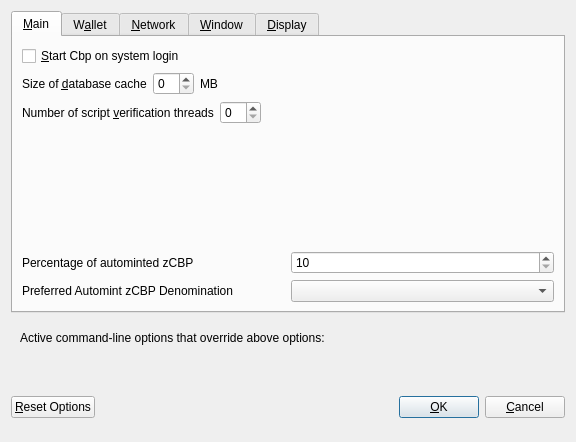
<?xml version="1.0" encoding="UTF-8"?>
<ui version="4.0">
 <class>OptionsDialog</class>
 <widget class="QDialog" name="OptionsDialog">
  <property name="geometry">
   <rect>
    <x>0</x>
    <y>0</y>
    <width>576</width>
    <height>442</height>
   </rect>
  </property>
  <property name="windowTitle">
   <string>Options</string>
  </property>
  <property name="modal">
   <bool>true</bool>
  </property>
  <layout class="QVBoxLayout" name="verticalLayout">
   <item>
    <widget class="QTabWidget" name="tabWidget">
     <property name="currentIndex">
      <number>0</number>
     </property>
     <widget class="QWidget" name="tabMain">
      <attribute name="title">
       <string>&amp;Main</string>
      </attribute>
      <layout class="QVBoxLayout" name="verticalLayout_Main">
       <item>
        <widget class="QCheckBox" name="bitcoinAtStartup">
         <property name="toolTip">
          <string>Automatically start Cbp after logging in to the system.</string>
         </property>
         <property name="text">
          <string>&amp;Start Cbp on system login</string>
         </property>
        </widget>
       </item>
       <item>
        <layout class="QHBoxLayout" name="horizontalLayout_2_Main">
         <item>
          <widget class="QLabel" name="databaseCacheLabel">
           <property name="text">
            <string>Size of &amp;database cache</string>
           </property>
           <property name="textFormat">
            <enum>Qt::PlainText</enum>
           </property>
           <property name="buddy">
            <cstring>databaseCache</cstring>
           </property>
          </widget>
         </item>
         <item>
          <widget class="QSpinBox" name="databaseCache"/>
         </item>
         <item>
          <widget class="QLabel" name="databaseCacheUnitLabel">
           <property name="text">
            <string>MB</string>
           </property>
           <property name="textFormat">
            <enum>Qt::PlainText</enum>
           </property>
          </widget>
         </item>
         <item>
          <spacer name="horizontalSpacer_2_Main">
           <property name="orientation">
            <enum>Qt::Horizontal</enum>
           </property>
           <property name="sizeHint" stdset="0">
            <size>
             <width>40</width>
             <height>20</height>
            </size>
           </property>
          </spacer>
         </item>
        </layout>
       </item>
       <item>
        <layout class="QHBoxLayout" name="horizontalLayout_3_Main">
         <item>
          <widget class="QLabel" name="threadsScriptVerifLabel">
           <property name="text">
            <string>Number of script &amp;verification threads</string>
           </property>
           <property name="textFormat">
            <enum>Qt::PlainText</enum>
           </property>
           <property name="buddy">
            <cstring>threadsScriptVerif</cstring>
           </property>
          </widget>
         </item>
         <item>
          <widget class="QSpinBox" name="threadsScriptVerif">
           <property name="toolTip">
            <string>(0 = auto, &lt;0 = leave that many cores free)</string>
           </property>
          </widget>
         </item>
         <item>
          <spacer name="horizontalSpacer_3_Main">
           <property name="orientation">
            <enum>Qt::Horizontal</enum>
           </property>
           <property name="sizeHint" stdset="0">
            <size>
             <width>40</width>
             <height>20</height>
            </size>
           </property>
          </spacer>
         </item>
        </layout>
       </item>
       <item>
        <spacer name="verticalSpacer_2">
         <property name="orientation">
          <enum>Qt::Vertical</enum>
         </property>
         <property name="sizeHint" stdset="0">
          <size>
           <width>20</width>
           <height>40</height>
          </size>
         </property>
        </spacer>
       </item>
       <item>
        <layout class="QHBoxLayout" name="horizontalLayout_3">
         <item>
          <widget class="QLabel" name="percentage_label">
           <property name="toolTip">
            <string>Percentage of incoming CBP which get automatically converted to zCBP via Zerocoin Protocol (min: 10%)</string>
           </property>
           <property name="text">
            <string>Percentage of autominted zCBP</string>
           </property>
          </widget>
         </item>
         <item>
          <widget class="QSpinBox" name="zeromintPercentage">
           <property name="minimum">
            <number>10</number>
           </property>
           <property name="maximum">
            <number>100</number>
           </property>
          </widget>
         </item>
        </layout>
       </item>
       <item>
        <layout class="QHBoxLayout" name="horizontalLayout" stretch="0,0">
         <property name="sizeConstraint">
          <enum>QLayout::SetFixedSize</enum>
         </property>
         <item>
          <widget class="QLabel" name="labelPreferredDenom">
           <property name="maximumSize">
            <size>
             <width>16777215</width>
             <height>16777215</height>
            </size>
           </property>
           <property name="toolTip">
            <string>Wait with automatic conversion to Zerocoin until enough CBP for this denomination is available</string>
           </property>
           <property name="text">
            <string>Preferred Automint zCBP Denomination</string>
           </property>
          </widget>
         </item>
         <item>
          <widget class="QComboBox" name="preferredDenom">
           <property name="maximumSize">
            <size>
             <width>16777215</width>
             <height>27</height>
            </size>
           </property>
           <property name="toolTip">
            <string>Wait with automatic conversion to Zerocoin until enough CBP for this denomination is available</string>
           </property>
           <property name="maxVisibleItems">
            <number>9</number>
           </property>
           <property name="maxCount">
            <number>9</number>
           </property>
          </widget>
         </item>
        </layout>
       </item>
      </layout>
     </widget>
     <widget class="QWidget" name="tabWallet">
      <attribute name="title">
       <string>W&amp;allet</string>
      </attribute>
      <layout class="QVBoxLayout" name="verticalLayout_Wallet">
       <item>
        <widget class="QGroupBox" name="groupBox">
         <property name="title">
          <string>Expert</string>
         </property>
         <layout class="QVBoxLayout" name="verticalLayout_2">
          <item>
           <widget class="QCheckBox" name="coinControlFeatures">
            <property name="toolTip">
             <string>Whether to show coin control features or not.</string>
            </property>
            <property name="text">
             <string>Enable coin &amp;control features</string>
            </property>
           </widget>
          </item>
          <item>
           <widget class="QCheckBox" name="showMasternodesTab">
            <property name="toolTip">
             <string>Show additional tab listing all your masternodes in first sub-tab&lt;br/&gt;and all masternodes on the network in second sub-tab.</string>
            </property>
            <property name="text">
             <string>Show Masternodes Tab</string>
            </property>
           </widget>
          </item>
          <item>
           <widget class="QCheckBox" name="spendZeroConfChange">
            <property name="toolTip">
             <string>If you disable the spending of unconfirmed change, the change from a transaction&lt;br/&gt;cannot be used until that transaction has at least one confirmation.&lt;br/&gt;This also affects how your balance is computed.</string>
            </property>
            <property name="text">
             <string>&amp;Spend unconfirmed change</string>
            </property>
           </widget>
          </item>
         </layout>
        </widget>
       </item>
       <item>
        <spacer name="verticalSpacer_Wallet">
         <property name="orientation">
          <enum>Qt::Vertical</enum>
         </property>
         <property name="sizeHint" stdset="0">
          <size>
           <width>20</width>
           <height>40</height>
          </size>
         </property>
        </spacer>
       </item>
      </layout>
     </widget>
     <widget class="QWidget" name="tabNetwork">
      <attribute name="title">
       <string>&amp;Network</string>
      </attribute>
      <layout class="QVBoxLayout" name="verticalLayout_Network">
       <item>
        <widget class="QCheckBox" name="mapPortUpnp">
         <property name="toolTip">
          <string>Automatically open the Cbp client port on the router. This only works when your router supports UPnP and it is enabled.</string>
         </property>
         <property name="text">
          <string>Map port using &amp;UPnP</string>
         </property>
        </widget>
       </item>
       <item>
        <widget class="QCheckBox" name="allowIncoming">
         <property name="toolTip">
          <string>Accept connections from outside</string>
         </property>
         <property name="text">
          <string>Allow incoming connections</string>
         </property>
        </widget>
       </item>
       <item>
        <widget class="QCheckBox" name="connectSocks">
         <property name="toolTip">
          <string>Connect to the Cbp network through a SOCKS5 proxy.</string>
         </property>
         <property name="text">
          <string>&amp;Connect through SOCKS5 proxy (default proxy):</string>
         </property>
        </widget>
       </item>
       <item>
        <layout class="QHBoxLayout" name="horizontalLayout_1_Network">
         <item>
          <widget class="QLabel" name="proxyIpLabel">
           <property name="text">
            <string>Proxy &amp;IP:</string>
           </property>
           <property name="textFormat">
            <enum>Qt::PlainText</enum>
           </property>
           <property name="buddy">
            <cstring>proxyIp</cstring>
           </property>
          </widget>
         </item>
         <item>
          <widget class="QValidatedLineEdit" name="proxyIp">
           <property name="minimumSize">
            <size>
             <width>140</width>
             <height>0</height>
            </size>
           </property>
           <property name="maximumSize">
            <size>
             <width>140</width>
             <height>16777215</height>
            </size>
           </property>
           <property name="toolTip">
            <string>IP address of the proxy (e.g. IPv4: 127.0.0.1 / IPv6: ::1)</string>
           </property>
          </widget>
         </item>
         <item>
          <widget class="QLabel" name="proxyPortLabel">
           <property name="text">
            <string>&amp;Port:</string>
           </property>
           <property name="textFormat">
            <enum>Qt::PlainText</enum>
           </property>
           <property name="buddy">
            <cstring>proxyPort</cstring>
           </property>
          </widget>
         </item>
         <item>
          <widget class="QLineEdit" name="proxyPort">
           <property name="minimumSize">
            <size>
             <width>55</width>
             <height>0</height>
            </size>
           </property>
           <property name="maximumSize">
            <size>
             <width>55</width>
             <height>16777215</height>
            </size>
           </property>
           <property name="toolTip">
            <string>Port of the proxy (e.g. 9050)</string>
           </property>
          </widget>
         </item>
         <item>
          <spacer name="horizontalSpacer_1_Network">
           <property name="orientation">
            <enum>Qt::Horizontal</enum>
           </property>
           <property name="sizeHint" stdset="0">
            <size>
             <width>40</width>
             <height>20</height>
            </size>
           </property>
          </spacer>
         </item>
        </layout>
       </item>
       <item>
        <spacer name="verticalSpacer_Network">
         <property name="orientation">
          <enum>Qt::Vertical</enum>
         </property>
         <property name="sizeHint" stdset="0">
          <size>
           <width>20</width>
           <height>40</height>
          </size>
         </property>
        </spacer>
       </item>
      </layout>
     </widget>
     <widget class="QWidget" name="tabWindow">
      <attribute name="title">
       <string>&amp;Window</string>
      </attribute>
      <layout class="QVBoxLayout" name="verticalLayout_Window">
       <item>
        <widget class="QCheckBox" name="minimizeToTray">
         <property name="toolTip">
          <string>Show only a tray icon after minimizing the window.</string>
         </property>
         <property name="text">
          <string>&amp;Minimize to the tray instead of the taskbar</string>
         </property>
        </widget>
       </item>
       <item>
        <widget class="QCheckBox" name="minimizeOnClose">
         <property name="toolTip">
          <string>Minimize instead of exit the application when the window is closed. When this option is enabled, the application will be closed only after selecting Quit in the menu.</string>
         </property>
         <property name="text">
          <string>M&amp;inimize on close</string>
         </property>
        </widget>
       </item>
       <item>
        <spacer name="verticalSpacer_Window">
         <property name="orientation">
          <enum>Qt::Vertical</enum>
         </property>
         <property name="sizeHint" stdset="0">
          <size>
           <width>20</width>
           <height>40</height>
          </size>
         </property>
        </spacer>
       </item>
      </layout>
     </widget>
     <widget class="QWidget" name="tabDisplay">
      <attribute name="title">
       <string>&amp;Display</string>
      </attribute>
      <layout class="QVBoxLayout" name="verticalLayout_Display">
       <item>
        <layout class="QHBoxLayout" name="horizontalLayout_1_Display">
         <item>
          <widget class="QLabel" name="langLabel">
           <property name="text">
            <string>User Interface &amp;language:</string>
           </property>
           <property name="textFormat">
            <enum>Qt::PlainText</enum>
           </property>
           <property name="buddy">
            <cstring>lang</cstring>
           </property>
          </widget>
         </item>
         <item>
          <widget class="QValueComboBox" name="lang">
           <property name="toolTip">
            <string>The user interface language can be set here. This setting will take effect after restarting Cbp.</string>
           </property>
          </widget>
         </item>
        </layout>
       </item>
       <item>
        <widget class="QLabel" name="label_3">
         <property name="toolTip">
          <string notr="true"/>
         </property>
         <property name="statusTip">
          <string notr="true"/>
         </property>
         <property name="whatsThis">
          <string notr="true"/>
         </property>
         <property name="accessibleName">
          <string notr="true"/>
         </property>
         <property name="text">
          <string>Language missing or translation incomplete? Help contributing translations here:
https://www.transifex.com/cbp-project/cbp-project-translations</string>
         </property>
         <property name="wordWrap">
          <bool>true</bool>
         </property>
         <property name="openExternalLinks">
          <bool>true</bool>
         </property>
         <property name="textInteractionFlags">
          <set>Qt::TextBrowserInteraction</set>
         </property>
        </widget>
       </item>
       <item>
        <layout class="QHBoxLayout" name="horizontalLayout_4_Display" stretch="0,0">
         <item>
          <widget class="QLabel" name="themeLabel">
           <property name="text">
            <string>User Interface Theme:</string>
           </property>
          </widget>
         </item>
         <item>
          <widget class="QValueComboBox" name="theme"/>
         </item>
        </layout>
       </item>
       <item>
        <widget class="Line" name="line">
         <property name="orientation">
          <enum>Qt::Horizontal</enum>
         </property>
        </widget>
       </item>
       <item>
        <layout class="QHBoxLayout" name="horizontalLayout_2_Display">
         <item>
          <widget class="QLabel" name="unitLabel">
           <property name="text">
            <string>&amp;Unit to show amounts in:</string>
           </property>
           <property name="textFormat">
            <enum>Qt::PlainText</enum>
           </property>
           <property name="buddy">
            <cstring>unit</cstring>
           </property>
          </widget>
         </item>
         <item>
          <widget class="QValueComboBox" name="unit">
           <property name="toolTip">
            <string>Choose the default subdivision unit to show in the interface and when sending coins.</string>
           </property>
          </widget>
         </item>
        </layout>
       </item>
       <item>
        <layout class="QHBoxLayout" name="horizontalLayout_5_Display">
         <item>
          <widget class="QLabel" name="digitsLabel">
           <property name="text">
            <string>Decimal digits</string>
           </property>
          </widget>
         </item>
         <item>
          <widget class="QValueComboBox" name="digits"/>
         </item>
        </layout>
       </item>
       <item>
        <layout class="QHBoxLayout" name="horizontalLayout_3_Display">
         <item>
          <widget class="QLabel" name="thirdPartyTxUrlsLabel">
           <property name="toolTip">
            <string>Third party URLs (e.g. a block explorer) that appear in the transactions tab as context menu items. %s in the URL is replaced by transaction hash. Multiple URLs are separated by vertical bar |.</string>
           </property>
           <property name="text">
            <string>Third party transaction URLs</string>
           </property>
           <property name="buddy">
            <cstring>thirdPartyTxUrls</cstring>
           </property>
          </widget>
         </item>
         <item>
          <widget class="QLineEdit" name="thirdPartyTxUrls">
           <property name="toolTip">
            <string>Third party URLs (e.g. a block explorer) that appear in the transactions tab as context menu items. %s in the URL is replaced by transaction hash. Multiple URLs are separated by vertical bar |.</string>
           </property>
          </widget>
         </item>
        </layout>
       </item>
       <item>
        <spacer name="verticalSpacer">
         <property name="orientation">
          <enum>Qt::Vertical</enum>
         </property>
         <property name="sizeHint" stdset="0">
          <size>
           <width>20</width>
           <height>40</height>
          </size>
         </property>
        </spacer>
       </item>
      </layout>
     </widget>
    </widget>
   </item>
   <item>
    <widget class="QFrame" name="frame">
     <layout class="QVBoxLayout" name="verticalLayout_Bottom">
      <item>
       <layout class="QHBoxLayout" name="horizontalLayout_Bottom">
        <item>
         <widget class="QLabel" name="overriddenByCommandLineInfoLabel">
          <property name="text">
           <string>Active command-line options that override above options:</string>
          </property>
          <property name="textFormat">
           <enum>Qt::PlainText</enum>
          </property>
         </widget>
        </item>
        <item>
         <spacer name="horizontalSpacer_Bottom">
          <property name="orientation">
           <enum>Qt::Horizontal</enum>
          </property>
          <property name="sizeHint" stdset="0">
           <size>
            <width>40</width>
            <height>20</height>
           </size>
          </property>
         </spacer>
        </item>
       </layout>
      </item>
      <item>
       <widget class="QLabel" name="overriddenByCommandLineLabel">
        <property name="text">
         <string/>
        </property>
        <property name="textFormat">
         <enum>Qt::PlainText</enum>
        </property>
        <property name="wordWrap">
         <bool>true</bool>
        </property>
       </widget>
      </item>
     </layout>
    </widget>
   </item>
   <item>
    <layout class="QHBoxLayout" name="horizontalLayout_Buttons">
     <item>
      <widget class="QPushButton" name="resetButton">
       <property name="toolTip">
        <string>Reset all client options to default.</string>
       </property>
       <property name="text">
        <string>&amp;Reset Options</string>
       </property>
       <property name="autoDefault">
        <bool>false</bool>
       </property>
      </widget>
     </item>
     <item>
      <spacer name="horizontalSpacer_1">
       <property name="orientation">
        <enum>Qt::Horizontal</enum>
       </property>
       <property name="sizeHint" stdset="0">
        <size>
         <width>40</width>
         <height>48</height>
        </size>
       </property>
      </spacer>
     </item>
     <item>
      <widget class="QLabel" name="statusLabel">
       <property name="minimumSize">
        <size>
         <width>200</width>
         <height>0</height>
        </size>
       </property>
       <property name="font">
        <font>
         <weight>75</weight>
         <bold>true</bold>
        </font>
       </property>
       <property name="text">
        <string/>
       </property>
       <property name="textFormat">
        <enum>Qt::PlainText</enum>
       </property>
       <property name="wordWrap">
        <bool>true</bool>
       </property>
      </widget>
     </item>
     <item>
      <spacer name="horizontalSpacer_2">
       <property name="orientation">
        <enum>Qt::Horizontal</enum>
       </property>
       <property name="sizeHint" stdset="0">
        <size>
         <width>40</width>
         <height>48</height>
        </size>
       </property>
      </spacer>
     </item>
     <item>
      <widget class="QPushButton" name="okButton">
       <property name="text">
        <string>&amp;OK</string>
       </property>
       <property name="autoDefault">
        <bool>false</bool>
       </property>
       <property name="default">
        <bool>true</bool>
       </property>
      </widget>
     </item>
     <item>
      <widget class="QPushButton" name="cancelButton">
       <property name="text">
        <string>&amp;Cancel</string>
       </property>
       <property name="autoDefault">
        <bool>false</bool>
       </property>
      </widget>
     </item>
    </layout>
   </item>
  </layout>
 </widget>
 <customwidgets>
  <customwidget>
   <class>QValidatedLineEdit</class>
   <extends>QLineEdit</extends>
   <header>qvalidatedlineedit.h</header>
  </customwidget>
  <customwidget>
   <class>QValueComboBox</class>
   <extends>QComboBox</extends>
   <header>qvaluecombobox.h</header>
  </customwidget>
 </customwidgets>
 <resources/>
 <connections/>
</ui>
